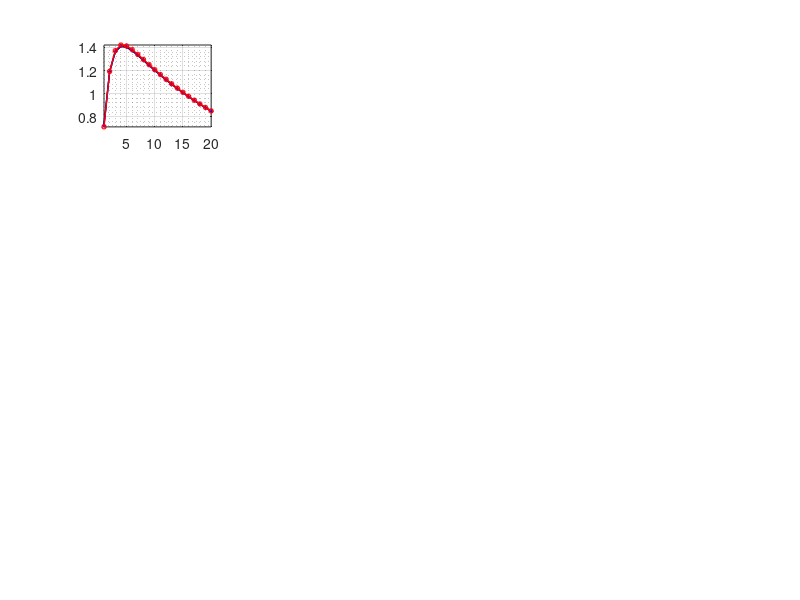

Here is the MATLAB script that generated this plot: (Note: this script raises an error after producing the figure.)
clear all
close all

clc
regen=0;
plot=1;
if regen==1

cd cdbc_fix_1
dynare cdbc_fix

cd ..
cd cdbc_fix_0.8
dynare cdbc_fix


cd ..
cd cdbc_fix_0.5
dynare cdbc_fix

cd ..
cd cdbc_flex_1
dynare cdbc_flex

cd ..
cd cdbc_flex_0.8
dynare cdbc_flex


cd ..
cd cdbc_flex_0.5
dynare cdbc_flex
cd ..

cd cdbc_markdown_1
dynare cdbc_markdown

cd ..
cd cdbc_markdown_0.8
dynare cdbc_markdown



cd ..
cd cdbc_markdown_0.5
dynare cdbc_markdown

cd ..
cd cdbc_quantity_1
dynare cdbc_quantity

cd ..
cd cdbc_quantity_0.8
dynare cdbc_quantity


cd ..
cd cdbc_quantity_0.5
dynare cdbc_quantity
cd ..
end

if plot==1
clear

cd cdbc_fix_1
load fix_1_oo_irfs

cd ..
cd cdbc_fix_0.8
load fix_08_oo_irfs


cd ..
cd cdbc_fix_0.5
load fix_05_oo_irfs

cd ..
cd cdbc_flex_1
load flex_1_oo_irfs

cd ..
cd cdbc_flex_0.8
load flex_08_oo_irfs


cd ..
cd cdbc_flex_0.5
load flex_05_oo_irfs

cd ..
cd cdbc_quantity_1
load quantity_1_oo_irfs

cd ..
cd cdbc_quantity_0.8
load quantity_08_oo_irfs


cd ..
cd cdbc_quantity_0.5
load quantity_05_oo_irfs

cd ..
cd cdbc_markdown_1
load markdown_1_oo_irfs

cd ..
cd cdbc_markdown_0.8
load markdown_08_oo_irfs


cd ..
cd cdbc_markdown_0.5
load markdown_05_oo_irfs
cd ..

%{
cd cdbc_flex
load flex_oo_irfs

cd ..
cd cdbc_markdown
load markdown_oo_irfs

cd ..
cd cdbc_quantity
load quantity_oo_irfs
cd ..
%}
%%%plot part
close all
lengthH = 20;
z = 1:lengthH;
fsize=10;

%%TFP shock
fig = figure('units','normalized','outerposition',[0 0 1 1],'Name',['TFP Shockk'],'NumberTitle','off');



subplot(4,4,1) 
plot(z,fix_1_oo_irfs.logC_varepsilon_A *100,'Color','black','LineWidth',1,'MarkerSize',3)
hold on
plot(z,fix_08_oo_irfs.logC_varepsilon_A *100,'b-+','LineWidth',1,'MarkerSize',3)
hold on
plot(z,fix_05_oo_irfs.logC_varepsilon_A *100,'r-o','LineWidth',1,'MarkerSize',3)
hold off
grid on
xlim([1 lengthH]); axis tight; grid minor
hline = refline(0, 0); hline.Color='[0 1 0]';hline.LineWidth=1.5;
ylabel({'\fontsize{14}Base'})
title('Consumption','FontSize',fsize) 

subplot(4,4,2) 
plot(z,fix_1_oo_irfs.logD_star_varepsilon_A *100,'Color','black','LineWidth',1,'MarkerSize',3)
hold on
plot(z,fix_08_oo_irfs.logD_star_varepsilon_A *100,'b-+','LineWidth',1,'MarkerSize',3)
hold on
plot(z,fix_05_oo_irfs.logD_star_varepsilon_A *100,'r-o','LineWidth',1,'MarkerSize',3)
hold off
grid on
xlim([1 lengthH]); axis tight; grid minor
hline = refline(0, 0); hline.Color='[0 1 0]';hline.LineWidth=1.5;
title('Foreign Debt','FontSize',fsize) 



subplot(4,4,3) 
plot(z,fix_1_oo_irfs.logDC_varepsilon_A *100,'Color','black','LineWidth',1,'MarkerSize',3)
hold on
plot(z,fix_08_oo_irfs.logDC_varepsilon_A *100,'b-+','LineWidth',1,'MarkerSize',3)
hold on
plot(z,fix_05_oo_irfs.logDC_varepsilon_A *100,'r-o','LineWidth',1,'MarkerSize',3)
hold off
grid on
xlim([1 lengthH]); axis tight; grid minor
hline = refline(0, 0); hline.Color='[0 1 0]';hline.LineWidth=1.5;
title('CBDC','FontSize',fsize) 

subplot(4,4,4) 
plot(z,fix_1_oo_irfs.logm_varepsilon_A *100,'Color','black','LineWidth',1,'MarkerSize',3)
hold on
plot(z,fix_08_oo_irfs.logm_varepsilon_A *100,'b-+','LineWidth',1,'MarkerSize',3)
hold on
plot(z,fix_05_oo_irfs.logm_varepsilon_A *100,'r-o','LineWidth',1,'MarkerSize',3)
hold off
grid on
xlim([1 lengthH]); axis tight; grid minor
hline = refline(0, 0); hline.Color='[0 1 0]';hline.LineWidth=1.5;
title('Cash','FontSize',fsize) 
legend('\epsilon^m = 1','\epsilon^m = 0.8','\epsilon^m = 0.5','Location','best','FontSize',7);
legend boxoff


subplot(4,4,5) 
plot(z,flex_1_oo_irfs.logC_varepsilon_A *100,'Color','black','LineWidth',1,'MarkerSize',3)
hold on
plot(z,flex_08_oo_irfs.logC_varepsilon_A *100,'b-+','LineWidth',1,'MarkerSize',3)
hold on
plot(z,flex_05_oo_irfs.logC_varepsilon_A *100,'r-o','LineWidth',1,'MarkerSize',3)
hold off
grid on
xlim([1 lengthH]); axis tight; grid minor
hline = refline(0, 0); hline.Color='[0 1 0]';hline.LineWidth=1.5;
ylabel({'\fontsize{14}Flex'})
title('Consumption','FontSize',fsize) 

subplot(4,4,6) 
plot(z,flex_1_oo_irfs.logD_star_varepsilon_A *100,'Color','black','LineWidth',1,'MarkerSize',3)
hold on
plot(z,flex_08_oo_irfs.logD_star_varepsilon_A *100,'b-+','LineWidth',1,'MarkerSize',3)
hold on
plot(z,flex_05_oo_irfs.logD_star_varepsilon_A *100,'r-o','LineWidth',1,'MarkerSize',3)
hold off
grid on
xlim([1 lengthH]); axis tight; grid minor
hline = refline(0, 0); hline.Color='[0 1 0]';hline.LineWidth=1.5;
title('Foreign Debt','FontSize',fsize) 



subplot(4,4,7) 
plot(z,flex_1_oo_irfs.logDC_varepsilon_A *100,'Color','black','LineWidth',1,'MarkerSize',3)
hold on
plot(z,flex_08_oo_irfs.logDC_varepsilon_A *100,'b-+','LineWidth',1,'MarkerSize',3)
hold on
plot(z,flex_05_oo_irfs.logDC_varepsilon_A *100,'r-o','LineWidth',1,'MarkerSize',3)
hold off
grid on
xlim([1 lengthH]); axis tight; grid minor
hline = refline(0, 0); hline.Color='[0 1 0]';hline.LineWidth=1.5;
title('CBDC','FontSize',fsize) 

subplot(4,4,8) 
plot(z,flex_1_oo_irfs.logm_varepsilon_A *100,'Color','black','LineWidth',1,'MarkerSize',3)
hold on
plot(z,flex_08_oo_irfs.logm_varepsilon_A *100,'b-+','LineWidth',1,'MarkerSize',3)
hold on
plot(z,flex_05_oo_irfs.logm_varepsilon_A *100,'r-o','LineWidth',1,'MarkerSize',3)
hold off
grid on
xlim([1 lengthH]); axis tight; grid minor
hline = refline(0, 0); hline.Color='[0 1 0]';hline.LineWidth=1.5;
title('Cash','FontSize',fsize) 
legend('\epsilon^m = 1','\epsilon^m = 0.8','\epsilon^m = 0.5','Location','best','FontSize',7);
legend boxoff

subplot(4,4,9) 
plot(z,markdown_1_oo_irfs.logC_varepsilon_A *100,'Color','black','LineWidth',1,'MarkerSize',3)
hold on
plot(z,markdown_08_oo_irfs.logC_varepsilon_A *100,'b-+','LineWidth',1,'MarkerSize',3)
hold on
plot(z,markdown_05_oo_irfs.logC_varepsilon_A *100,'r-o','LineWidth',1,'MarkerSize',3)
hold off
grid on
xlim([1 lengthH]); axis tight; grid minor
hline = refline(0, 0); hline.Color='[0 1 0]';hline.LineWidth=1.5;
ylabel({'\fontsize{14}Markdown'})
title('Consumption','FontSize',fsize) 

subplot(4,4,10) 
plot(z,markdown_1_oo_irfs.logD_star_varepsilon_A *100,'Color','black','LineWidth',1,'MarkerSize',3)
hold on
plot(z,markdown_08_oo_irfs.logD_star_varepsilon_A *100,'b-+','LineWidth',1,'MarkerSize',3)
hold on
plot(z,markdown_05_oo_irfs.logD_star_varepsilon_A *100,'r-o','LineWidth',1,'MarkerSize',3)
hold off
grid on
xlim([1 lengthH]); axis tight; grid minor
hline = refline(0, 0); hline.Color='[0 1 0]';hline.LineWidth=1.5;
title('Foreign Debt','FontSize',fsize) 



subplot(4,4,11) 
plot(z,markdown_1_oo_irfs.logDC_varepsilon_A *100,'Color','black','LineWidth',1,'MarkerSize',3)
hold on
plot(z,markdown_08_oo_irfs.logDC_varepsilon_A *100,'b-+','LineWidth',1,'MarkerSize',3)
hold on
plot(z,markdown_05_oo_irfs.logDC_varepsilon_A *100,'r-o','LineWidth',1,'MarkerSize',3)
hold off
grid on
xlim([1 lengthH]); axis tight; grid minor
hline = refline(0, 0); hline.Color='[0 1 0]';hline.LineWidth=1.5;
title('CBDC','FontSize',fsize) 

subplot(4,4,12) 
plot(z,markdown_1_oo_irfs.logm_varepsilon_A *100,'Color','black','LineWidth',1,'MarkerSize',3)
hold on
plot(z,markdown_08_oo_irfs.logm_varepsilon_A *100,'b-+','LineWidth',1,'MarkerSize',3)
hold on
plot(z,markdown_05_oo_irfs.logm_varepsilon_A *100,'r-o','LineWidth',1,'MarkerSize',3)
hold off
grid on
xlim([1 lengthH]); axis tight; grid minor
hline = refline(0, 0); hline.Color='[0 1 0]';hline.LineWidth=1.5;
title('Cash','FontSize',fsize) 
legend('\epsilon^m = 1','\epsilon^m = 0.8','\epsilon^m = 0.5','Location','best','FontSize',7);
legend boxoff


subplot(4,4,13) 
plot(z,quantity_1_oo_irfs.logC_varepsilon_A *100,'Color','black','LineWidth',1,'MarkerSize',3)
hold on
plot(z,quantity_08_oo_irfs.logC_varepsilon_A *100,'b-+','LineWidth',1,'MarkerSize',3)
hold on
plot(z,quantity_05_oo_irfs.logC_varepsilon_A *100,'r-o','LineWidth',1,'MarkerSize',3)
hold off
grid on
xlim([1 lengthH]); axis tight; grid minor
hline = refline(0, 0); hline.Color='[0 1 0]';hline.LineWidth=1.5;
ylabel({'\fontsize{14}Quantity'})
title('Consumption','FontSize',fsize) 

subplot(4,4,14) 
plot(z,quantity_1_oo_irfs.logD_star_varepsilon_A *100,'Color','black','LineWidth',1,'MarkerSize',3)
hold on
plot(z,quantity_08_oo_irfs.logD_star_varepsilon_A *100,'b-+','LineWidth',1,'MarkerSize',3)
hold on
plot(z,quantity_05_oo_irfs.logD_star_varepsilon_A *100,'r-o','LineWidth',1,'MarkerSize',3)
hold off
grid on
xlim([1 lengthH]); axis tight; grid minor
hline = refline(0, 0); hline.Color='[0 1 0]';hline.LineWidth=1.5;
title('Foreign Debt','FontSize',fsize) 



subplot(4,4,15) 
plot(z,quantity_1_oo_irfs.logDC_varepsilon_A *100,'Color','black','LineWidth',1,'MarkerSize',3)
hold on
plot(z,quantity_08_oo_irfs.logDC_varepsilon_A *100,'b-+','LineWidth',1,'MarkerSize',3)
hold on
plot(z,quantity_05_oo_irfs.logDC_varepsilon_A *100,'r-o','LineWidth',1,'MarkerSize',3)
hold off
grid on
xlim([1 lengthH]); axis tight; grid minor
hline = refline(0, 0); hline.Color='[0 1 0]';hline.LineWidth=1.5;
title('CBDC','FontSize',fsize) 

subplot(4,4,16) 
plot(z,quantity_1_oo_irfs.logm_varepsilon_A *100,'Color','black','LineWidth',1,'MarkerSize',3)
hold on
plot(z,quantity_08_oo_irfs.logm_varepsilon_A *100,'b-+','LineWidth',1,'MarkerSize',3)
hold on
plot(z,quantity_05_oo_irfs.logm_varepsilon_A *100,'r-o','LineWidth',1,'MarkerSize',3)
hold off
grid on
xlim([1 lengthH]); axis tight; grid minor
hline = refline(0, 0); hline.Color='[0 1 0]';hline.LineWidth=1.5;
title('Cash','FontSize',fsize) 
legend('\epsilon^m = 1','\epsilon^m = 0.8','\epsilon^m = 0.5','Location','best','FontSize',7);
legend boxoff
orient landscape
print('TFP_sto','-dpdf','-fillpage')

%%%%%%%%%%%%%%%%%%
%% Mone shock
fig = figure('units','normalized','outerposition',[0 0 1 1],'Name',['Monetary Shockk'],'NumberTitle','off');



subplot(4,4,1) 
plot(z,fix_1_oo_irfs.logC_varepsilon_R *100,'Color','black','LineWidth',1,'MarkerSize',3)
hold on
plot(z,fix_08_oo_irfs.logC_varepsilon_R *100,'b-+','LineWidth',1,'MarkerSize',3)
hold on
plot(z,fix_05_oo_irfs.logC_varepsilon_R *100,'r-o','LineWidth',1,'MarkerSize',3)
hold off
grid on
xlim([1 lengthH]); axis tight; grid minor
hline = refline(0, 0); hline.Color='[0 1 0]';hline.LineWidth=1.5;
ylabel({'\fontsize{14}Base'})
title('Consumption','FontSize',fsize) 

subplot(4,4,2) 
plot(z,fix_1_oo_irfs.logD_star_varepsilon_R *100,'Color','black','LineWidth',1,'MarkerSize',3)
hold on
plot(z,fix_08_oo_irfs.logD_star_varepsilon_R *100,'b-+','LineWidth',1,'MarkerSize',3)
hold on
plot(z,fix_05_oo_irfs.logD_star_varepsilon_R *100,'r-o','LineWidth',1,'MarkerSize',3)
hold off
grid on
xlim([1 lengthH]); axis tight; grid minor
hline = refline(0, 0); hline.Color='[0 1 0]';hline.LineWidth=1.5;
title('Foreign Debt','FontSize',fsize) 



subplot(4,4,3) 
plot(z,fix_1_oo_irfs.logDC_varepsilon_R *100,'Color','black','LineWidth',1,'MarkerSize',3)
hold on
plot(z,fix_08_oo_irfs.logDC_varepsilon_R *100,'b-+','LineWidth',1,'MarkerSize',3)
hold on
plot(z,fix_05_oo_irfs.logDC_varepsilon_R *100,'r-o','LineWidth',1,'MarkerSize',3)
hold off
grid on
xlim([1 lengthH]); axis tight; grid minor
hline = refline(0, 0); hline.Color='[0 1 0]';hline.LineWidth=1.5;
title('CBDC','FontSize',fsize) 

subplot(4,4,4) 
plot(z,fix_1_oo_irfs.logm_varepsilon_R *100,'Color','black','LineWidth',1,'MarkerSize',3)
hold on
plot(z,fix_08_oo_irfs.logm_varepsilon_R *100,'b-+','LineWidth',1,'MarkerSize',3)
hold on
plot(z,fix_05_oo_irfs.logm_varepsilon_R *100,'r-o','LineWidth',1,'MarkerSize',3)
hold off
grid on
xlim([1 lengthH]); axis tight; grid minor
hline = refline(0, 0); hline.Color='[0 1 0]';hline.LineWidth=1.5;
title('Cash','FontSize',fsize) 
legend('\epsilon^m = 1','\epsilon^m = 0.8','\epsilon^m = 0.5','Location','best','FontSize',7);
legend boxoff


subplot(4,4,5) 
plot(z,flex_1_oo_irfs.logC_varepsilon_R *100,'Color','black','LineWidth',1,'MarkerSize',3)
hold on
plot(z,flex_08_oo_irfs.logC_varepsilon_R *100,'b-+','LineWidth',1,'MarkerSize',3)
hold on
plot(z,flex_05_oo_irfs.logC_varepsilon_R *100,'r-o','LineWidth',1,'MarkerSize',3)
hold off
grid on
xlim([1 lengthH]); axis tight; grid minor
hline = refline(0, 0); hline.Color='[0 1 0]';hline.LineWidth=1.5;
ylabel({'\fontsize{14}Flex'})
title('Consumption','FontSize',fsize) 

subplot(4,4,6) 
plot(z,flex_1_oo_irfs.logD_star_varepsilon_R *100,'Color','black','LineWidth',1,'MarkerSize',3)
hold on
plot(z,flex_08_oo_irfs.logD_star_varepsilon_R *100,'b-+','LineWidth',1,'MarkerSize',3)
hold on
plot(z,flex_05_oo_irfs.logD_star_varepsilon_R *100,'r-o','LineWidth',1,'MarkerSize',3)
hold off
grid on
xlim([1 lengthH]); axis tight; grid minor
hline = refline(0, 0); hline.Color='[0 1 0]';hline.LineWidth=1.5;
title('Foreign Debt','FontSize',fsize) 



subplot(4,4,7) 
plot(z,flex_1_oo_irfs.logDC_varepsilon_R *100,'Color','black','LineWidth',1,'MarkerSize',3)
hold on
plot(z,flex_08_oo_irfs.logDC_varepsilon_R *100,'b-+','LineWidth',1,'MarkerSize',3)
hold on
plot(z,flex_05_oo_irfs.logDC_varepsilon_R *100,'r-o','LineWidth',1,'MarkerSize',3)
hold off
grid on
xlim([1 lengthH]); axis tight; grid minor
hline = refline(0, 0); hline.Color='[0 1 0]';hline.LineWidth=1.5;
title('CBDC','FontSize',fsize) 

subplot(4,4,8) 
plot(z,flex_1_oo_irfs.logm_varepsilon_R *100,'Color','black','LineWidth',1,'MarkerSize',3)
hold on
plot(z,flex_08_oo_irfs.logm_varepsilon_R *100,'b-+','LineWidth',1,'MarkerSize',3)
hold on
plot(z,flex_05_oo_irfs.logm_varepsilon_R *100,'r-o','LineWidth',1,'MarkerSize',3)
hold off
grid on
xlim([1 lengthH]); axis tight; grid minor
hline = refline(0, 0); hline.Color='[0 1 0]';hline.LineWidth=1.5;
title('Cash','FontSize',fsize) 
legend('\epsilon^m = 1','\epsilon^m = 0.8','\epsilon^m = 0.5','Location','best','FontSize',7);
legend boxoff

subplot(4,4,9) 
plot(z,markdown_1_oo_irfs.logC_varepsilon_R *100,'Color','black','LineWidth',1,'MarkerSize',3)
hold on
plot(z,markdown_08_oo_irfs.logC_varepsilon_R *100,'b-+','LineWidth',1,'MarkerSize',3)
hold on
plot(z,markdown_05_oo_irfs.logC_varepsilon_R *100,'r-o','LineWidth',1,'MarkerSize',3)
hold off
grid on
xlim([1 lengthH]); axis tight; grid minor
hline = refline(0, 0); hline.Color='[0 1 0]';hline.LineWidth=1.5;
ylabel({'\fontsize{14}Markdown'})
title('Consumption','FontSize',fsize) 

subplot(4,4,10) 
plot(z,markdown_1_oo_irfs.logD_star_varepsilon_R *100,'Color','black','LineWidth',1,'MarkerSize',3)
hold on
plot(z,markdown_08_oo_irfs.logD_star_varepsilon_R *100,'b-+','LineWidth',1,'MarkerSize',3)
hold on
plot(z,markdown_05_oo_irfs.logD_star_varepsilon_R *100,'r-o','LineWidth',1,'MarkerSize',3)
hold off
grid on
xlim([1 lengthH]); axis tight; grid minor
hline = refline(0, 0); hline.Color='[0 1 0]';hline.LineWidth=1.5;
title('Foreign Debt','FontSize',fsize) 



subplot(4,4,11) 
plot(z,markdown_1_oo_irfs.logDC_varepsilon_R *100,'Color','black','LineWidth',1,'MarkerSize',3)
hold on
plot(z,markdown_08_oo_irfs.logDC_varepsilon_R *100,'b-+','LineWidth',1,'MarkerSize',3)
hold on
plot(z,markdown_05_oo_irfs.logDC_varepsilon_R *100,'r-o','LineWidth',1,'MarkerSize',3)
hold off
grid on
xlim([1 lengthH]); axis tight; grid minor
hline = refline(0, 0); hline.Color='[0 1 0]';hline.LineWidth=1.5;
title('CBDC','FontSize',fsize) 

subplot(4,4,12) 
plot(z,markdown_1_oo_irfs.logm_varepsilon_R *100,'Color','black','LineWidth',1,'MarkerSize',3)
hold on
plot(z,markdown_08_oo_irfs.logm_varepsilon_R *100,'b-+','LineWidth',1,'MarkerSize',3)
hold on
plot(z,markdown_05_oo_irfs.logm_varepsilon_R *100,'r-o','LineWidth',1,'MarkerSize',3)
hold off
grid on
xlim([1 lengthH]); axis tight; grid minor
hline = refline(0, 0); hline.Color='[0 1 0]';hline.LineWidth=1.5;
title('Cash','FontSize',fsize) 
legend('\epsilon^m = 1','\epsilon^m = 0.8','\epsilon^m = 0.5','Location','best','FontSize',7);
legend boxoff


subplot(4,4,13) 
plot(z,quantity_1_oo_irfs.logC_varepsilon_R *100,'Color','black','LineWidth',1,'MarkerSize',3)
hold on
plot(z,quantity_08_oo_irfs.logC_varepsilon_R *100,'b-+','LineWidth',1,'MarkerSize',3)
hold on
plot(z,quantity_05_oo_irfs.logC_varepsilon_R *100,'r-o','LineWidth',1,'MarkerSize',3)
hold off
grid on
xlim([1 lengthH]); axis tight; grid minor
hline = refline(0, 0); hline.Color='[0 1 0]';hline.LineWidth=1.5;
ylabel({'\fontsize{14}Quantity'})
title('Consumption','FontSize',fsize) 

subplot(4,4,14) 
plot(z,quantity_1_oo_irfs.logD_star_varepsilon_R *100,'Color','black','LineWidth',1,'MarkerSize',3)
hold on
plot(z,quantity_08_oo_irfs.logD_star_varepsilon_R *100,'b-+','LineWidth',1,'MarkerSize',3)
hold on
plot(z,quantity_05_oo_irfs.logD_star_varepsilon_R *100,'r-o','LineWidth',1,'MarkerSize',3)
hold off
grid on
xlim([1 lengthH]); axis tight; grid minor
hline = refline(0, 0); hline.Color='[0 1 0]';hline.LineWidth=1.5;
title('Foreign Debt','FontSize',fsize) 



subplot(4,4,15) 
plot(z,quantity_1_oo_irfs.logDC_varepsilon_R *100,'Color','black','LineWidth',1,'MarkerSize',3)
hold on
plot(z,quantity_08_oo_irfs.logDC_varepsilon_R *100,'b-+','LineWidth',1,'MarkerSize',3)
hold on
plot(z,quantity_05_oo_irfs.logDC_varepsilon_R *100,'r-o','LineWidth',1,'MarkerSize',3)
hold off
grid on
xlim([1 lengthH]); axis tight; grid minor
hline = refline(0, 0); hline.Color='[0 1 0]';hline.LineWidth=1.5;
title('CBDC','FontSize',fsize) 

subplot(4,4,16) 
plot(z,quantity_1_oo_irfs.logm_varepsilon_R *100,'Color','black','LineWidth',1,'MarkerSize',3)
hold on
plot(z,quantity_08_oo_irfs.logm_varepsilon_R *100,'b-+','LineWidth',1,'MarkerSize',3)
hold on
plot(z,quantity_05_oo_irfs.logm_varepsilon_R *100,'r-o','LineWidth',1,'MarkerSize',3)
hold off
grid on
xlim([1 lengthH]); axis tight; grid minor
hline = refline(0, 0); hline.Color='[0 1 0]';hline.LineWidth=1.5;
title('Cash','FontSize',fsize) 
legend('\epsilon^m = 1','\epsilon^m = 0.8','\epsilon^m = 0.5','Location','best','FontSize',7);
legend boxoff
orient landscape
print('monetary_sto','-dpdf','-fillpage')
%%%%%%%%%%%%%%%%%%%%%%%%%%%%%%%%%%%%%%%%%%%%%%%%%%%%%

%%%%%%%%%%%%%%%%%%
%% Mone shock
fig = figure('units','normalized','outerposition',[0 0 1 1],'Name',['Foreign Shockk'],'NumberTitle','off');



subplot(4,4,1) 
plot(z,fix_1_oo_irfs.logC_varepsilon_Rstar *100,'Color','black','LineWidth',1,'MarkerSize',3)
hold on
plot(z,fix_08_oo_irfs.logC_varepsilon_Rstar *100,'b-+','LineWidth',1,'MarkerSize',3)
hold on
plot(z,fix_05_oo_irfs.logC_varepsilon_Rstar *100,'r-o','LineWidth',1,'MarkerSize',3)
hold off
grid on
xlim([1 lengthH]); axis tight; grid minor
hline = refline(0, 0); hline.Color='[0 1 0]';hline.LineWidth=1.5;
ylabel({'\fontsize{14}Base'})
title('Consumption','FontSize',fsize) 

subplot(4,4,2) 
plot(z,fix_1_oo_irfs.logD_star_varepsilon_Rstar *100,'Color','black','LineWidth',1,'MarkerSize',3)
hold on
plot(z,fix_08_oo_irfs.logD_star_varepsilon_Rstar *100,'b-+','LineWidth',1,'MarkerSize',3)
hold on
plot(z,fix_05_oo_irfs.logD_star_varepsilon_Rstar *100,'r-o','LineWidth',1,'MarkerSize',3)
hold off
grid on
xlim([1 lengthH]); axis tight; grid minor
hline = refline(0, 0); hline.Color='[0 1 0]';hline.LineWidth=1.5;
title('Foreign Debt','FontSize',fsize) 



subplot(4,4,3) 
plot(z,fix_1_oo_irfs.logDC_varepsilon_Rstar *100,'Color','black','LineWidth',1,'MarkerSize',3)
hold on
plot(z,fix_08_oo_irfs.logDC_varepsilon_Rstar *100,'b-+','LineWidth',1,'MarkerSize',3)
hold on
plot(z,fix_05_oo_irfs.logDC_varepsilon_Rstar *100,'r-o','LineWidth',1,'MarkerSize',3)
hold off
grid on
xlim([1 lengthH]); axis tight; grid minor
hline = refline(0, 0); hline.Color='[0 1 0]';hline.LineWidth=1.5;
title('CBDC','FontSize',fsize) 

subplot(4,4,4) 
plot(z,fix_1_oo_irfs.logm_varepsilon_Rstar *100,'Color','black','LineWidth',1,'MarkerSize',3)
hold on
plot(z,fix_08_oo_irfs.logm_varepsilon_Rstar *100,'b-+','LineWidth',1,'MarkerSize',3)
hold on
plot(z,fix_05_oo_irfs.logm_varepsilon_Rstar *100,'r-o','LineWidth',1,'MarkerSize',3)
hold off
grid on
xlim([1 lengthH]); axis tight; grid minor
hline = refline(0, 0); hline.Color='[0 1 0]';hline.LineWidth=1.5;
title('Cash','FontSize',fsize) 
legend('\epsilon^m = 1','\epsilon^m = 0.8','\epsilon^m = 0.5','Location','best','FontSize',7);
legend boxoff


subplot(4,4,5) 
plot(z,flex_1_oo_irfs.logC_varepsilon_Rstar *100,'Color','black','LineWidth',1,'MarkerSize',3)
hold on
plot(z,flex_08_oo_irfs.logC_varepsilon_Rstar *100,'b-+','LineWidth',1,'MarkerSize',3)
hold on
plot(z,flex_05_oo_irfs.logC_varepsilon_Rstar *100,'r-o','LineWidth',1,'MarkerSize',3)
hold off
grid on
xlim([1 lengthH]); axis tight; grid minor
hline = refline(0, 0); hline.Color='[0 1 0]';hline.LineWidth=1.5;
ylabel({'\fontsize{14}Flex'})
title('Consumption','FontSize',fsize) 

subplot(4,4,6) 
plot(z,flex_1_oo_irfs.logD_star_varepsilon_Rstar *100,'Color','black','LineWidth',1,'MarkerSize',3)
hold on
plot(z,flex_08_oo_irfs.logD_star_varepsilon_Rstar *100,'b-+','LineWidth',1,'MarkerSize',3)
hold on
plot(z,flex_05_oo_irfs.logD_star_varepsilon_Rstar *100,'r-o','LineWidth',1,'MarkerSize',3)
hold off
grid on
xlim([1 lengthH]); axis tight; grid minor
hline = refline(0, 0); hline.Color='[0 1 0]';hline.LineWidth=1.5;
title('Foreign Debt','FontSize',fsize) 



subplot(4,4,7) 
plot(z,flex_1_oo_irfs.logDC_varepsilon_Rstar *100,'Color','black','LineWidth',1,'MarkerSize',3)
hold on
plot(z,flex_08_oo_irfs.logDC_varepsilon_Rstar *100,'b-+','LineWidth',1,'MarkerSize',3)
hold on
plot(z,flex_05_oo_irfs.logDC_varepsilon_Rstar *100,'r-o','LineWidth',1,'MarkerSize',3)
hold off
grid on
xlim([1 lengthH]); axis tight; grid minor
hline = refline(0, 0); hline.Color='[0 1 0]';hline.LineWidth=1.5;
title('CBDC','FontSize',fsize) 

subplot(4,4,8) 
plot(z,flex_1_oo_irfs.logm_varepsilon_Rstar *100,'Color','black','LineWidth',1,'MarkerSize',3)
hold on
plot(z,flex_08_oo_irfs.logm_varepsilon_Rstar *100,'b-+','LineWidth',1,'MarkerSize',3)
hold on
plot(z,flex_05_oo_irfs.logm_varepsilon_Rstar *100,'r-o','LineWidth',1,'MarkerSize',3)
hold off
grid on
xlim([1 lengthH]); axis tight; grid minor
hline = refline(0, 0); hline.Color='[0 1 0]';hline.LineWidth=1.5;
title('Cash','FontSize',fsize) 
legend('\epsilon^m = 1','\epsilon^m = 0.8','\epsilon^m = 0.5','Location','best','FontSize',7);
legend boxoff

subplot(4,4,9) 
plot(z,markdown_1_oo_irfs.logC_varepsilon_Rstar *100,'Color','black','LineWidth',1,'MarkerSize',3)
hold on
plot(z,markdown_08_oo_irfs.logC_varepsilon_Rstar *100,'b-+','LineWidth',1,'MarkerSize',3)
hold on
plot(z,markdown_05_oo_irfs.logC_varepsilon_Rstar *100,'r-o','LineWidth',1,'MarkerSize',3)
hold off
grid on
xlim([1 lengthH]); axis tight; grid minor
hline = refline(0, 0); hline.Color='[0 1 0]';hline.LineWidth=1.5;
ylabel({'\fontsize{14}Markdown'})
title('Consumption','FontSize',fsize) 

subplot(4,4,10) 
plot(z,markdown_1_oo_irfs.logD_star_varepsilon_Rstar *100,'Color','black','LineWidth',1,'MarkerSize',3)
hold on
plot(z,markdown_08_oo_irfs.logD_star_varepsilon_Rstar *100,'b-+','LineWidth',1,'MarkerSize',3)
hold on
plot(z,markdown_05_oo_irfs.logD_star_varepsilon_Rstar *100,'r-o','LineWidth',1,'MarkerSize',3)
hold off
grid on
xlim([1 lengthH]); axis tight; grid minor
hline = refline(0, 0); hline.Color='[0 1 0]';hline.LineWidth=1.5;
title('Foreign Debt','FontSize',fsize) 



subplot(4,4,11) 
plot(z,markdown_1_oo_irfs.logDC_varepsilon_Rstar *100,'Color','black','LineWidth',1,'MarkerSize',3)
hold on
plot(z,markdown_08_oo_irfs.logDC_varepsilon_Rstar *100,'b-+','LineWidth',1,'MarkerSize',3)
hold on
plot(z,markdown_05_oo_irfs.logDC_varepsilon_Rstar *100,'r-o','LineWidth',1,'MarkerSize',3)
hold off
grid on
xlim([1 lengthH]); axis tight; grid minor
hline = refline(0, 0); hline.Color='[0 1 0]';hline.LineWidth=1.5;
title('CBDC','FontSize',fsize) 

subplot(4,4,12) 
plot(z,markdown_1_oo_irfs.logm_varepsilon_Rstar *100,'Color','black','LineWidth',1,'MarkerSize',3)
hold on
plot(z,markdown_08_oo_irfs.logm_varepsilon_Rstar *100,'b-+','LineWidth',1,'MarkerSize',3)
hold on
plot(z,markdown_05_oo_irfs.logm_varepsilon_Rstar *100,'r-o','LineWidth',1,'MarkerSize',3)
hold off
grid on
xlim([1 lengthH]); axis tight; grid minor
hline = refline(0, 0); hline.Color='[0 1 0]';hline.LineWidth=1.5;
title('Cash','FontSize',fsize) 
legend('\epsilon^m = 1','\epsilon^m = 0.8','\epsilon^m = 0.5','Location','best','FontSize',7);
legend boxoff


subplot(4,4,13) 
plot(z,quantity_1_oo_irfs.logC_varepsilon_Rstar *100,'Color','black','LineWidth',1,'MarkerSize',3)
hold on
plot(z,quantity_08_oo_irfs.logC_varepsilon_Rstar *100,'b-+','LineWidth',1,'MarkerSize',3)
hold on
plot(z,quantity_05_oo_irfs.logC_varepsilon_Rstar *100,'r-o','LineWidth',1,'MarkerSize',3)
hold off
grid on
xlim([1 lengthH]); axis tight; grid minor
hline = refline(0, 0); hline.Color='[0 1 0]';hline.LineWidth=1.5;
ylabel({'\fontsize{14}Quantity'})
title('Consumption','FontSize',fsize) 

subplot(4,4,14) 
plot(z,quantity_1_oo_irfs.logD_star_varepsilon_Rstar *100,'Color','black','LineWidth',1,'MarkerSize',3)
hold on
plot(z,quantity_08_oo_irfs.logD_star_varepsilon_Rstar *100,'b-+','LineWidth',1,'MarkerSize',3)
hold on
plot(z,quantity_05_oo_irfs.logD_star_varepsilon_Rstar *100,'r-o','LineWidth',1,'MarkerSize',3)
hold off
grid on
xlim([1 lengthH]); axis tight; grid minor
hline = refline(0, 0); hline.Color='[0 1 0]';hline.LineWidth=1.5;
title('Foreign Debt','FontSize',fsize) 



subplot(4,4,15) 
plot(z,quantity_1_oo_irfs.logDC_varepsilon_Rstar *100,'Color','black','LineWidth',1,'MarkerSize',3)
hold on
plot(z,quantity_08_oo_irfs.logDC_varepsilon_Rstar *100,'b-+','LineWidth',1,'MarkerSize',3)
hold on
plot(z,quantity_05_oo_irfs.logDC_varepsilon_Rstar *100,'r-o','LineWidth',1,'MarkerSize',3)
hold off
grid on
xlim([1 lengthH]); axis tight; grid minor
hline = refline(0, 0); hline.Color='[0 1 0]';hline.LineWidth=1.5;
title('CBDC','FontSize',fsize) 

subplot(4,4,16) 
plot(z,quantity_1_oo_irfs.logm_varepsilon_Rstar *100,'Color','black','LineWidth',1,'MarkerSize',3)
hold on
plot(z,quantity_08_oo_irfs.logm_varepsilon_Rstar *100,'b-+','LineWidth',1,'MarkerSize',3)
hold on
plot(z,quantity_05_oo_irfs.logm_varepsilon_Rstar *100,'r-o','LineWidth',1,'MarkerSize',3)
hold off
grid on
xlim([1 lengthH]); axis tight; grid minor
hline = refline(0, 0); hline.Color='[0 1 0]';hline.LineWidth=1.5;
title('Cash','FontSize',fsize) 
legend('\epsilon^m = 1','\epsilon^m = 0.8','\epsilon^m = 0.5','Location','best','FontSize',7);
legend boxoff
orient landscape
print('foreign_sto','-dpdf','-fillpage')

end